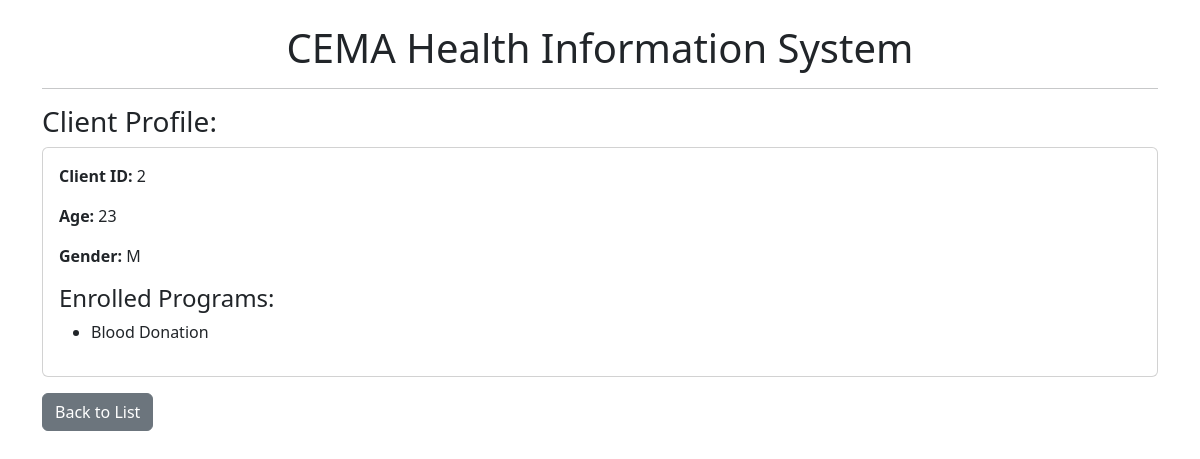
Page /clients/2/ on the committed database.
### clients/models.py (models this page shows, shortened)
class Client(models.Model):
    GENDER_CHOICES = [
        ('M', 'Male'),
        ('F', 'Female'),
        ('O', 'Other'),
    ]
    full_name = models.CharField(max_length=100)
    age = models.PositiveIntegerField()
    gender = models.CharField(max_length=1, choices=GENDER_CHOICES)
    contact_info = models.CharField(max_length=255)

class Enrollment(models.Model):
    client = models.ForeignKey(Client, on_delete=models.CASCADE, related_name='enrollments')
    program = models.ForeignKey(Program, on_delete=models.CASCADE)
    date_enrolled = models.DateField(auto_now_add=True)

### programs/models.py (models this page shows, shortened)
class Program(models.Model):
    name = models.CharField(max_length=100)
    description = models.TextField()
    start_date = models.DateField(default='2025-01-01')
    end_date = models.DateField(default='2026-01-01')

### clients/views.py (the view)
# urls.py: path('<int:client_id>/', client_profile, name='client-profile'),
def client_profile(request, client_id):
    client = get_object_or_404(Client, id=client_id)
    enrollments = client.enrollments.all()
    return render(request, 'clients/client_profile.html', {'client': client, 'enrollments': enrollments})

### templates/clients/client_profile.html (shortened to what this page needs)
{% extends 'base.html' %}
{% block content %}
<h3>Client Profile: {{ client.name }}</h3>
<div class="card">
  <div class="card-body">
    <p><strong>Client ID:</strong> {{ client.id }}</p>
    <p><strong>Age:</strong> {{ client.age }}</p>
    <p><strong>Gender:</strong> {{ client.gender }}</p>
    <h4>Enrolled Programs:</h4>
    <ul>
      {% for enrollment in enrollments %}
        <li>{{ enrollment.program.name }}</li>
      {% empty %}
        <li>No programs enrolled.</li>
      {% endfor %}
    </ul>
  </div>
</div>
<a href="{% url 'client-list' %}" class="btn btn-secondary mt-3">Back to List</a>
{% endblock %}

### rows in the picture
Client: id "2", age "23", gender "M"
Enrollment: program.name "Blood Donation"
